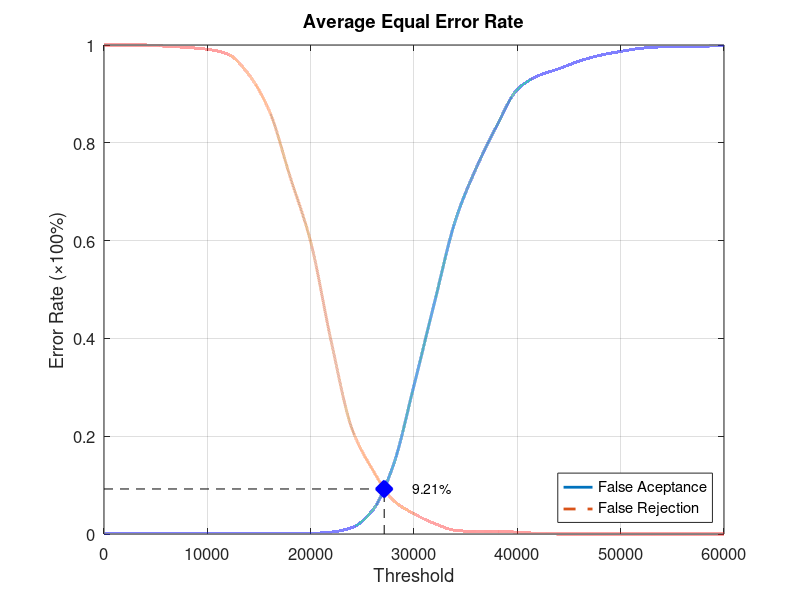
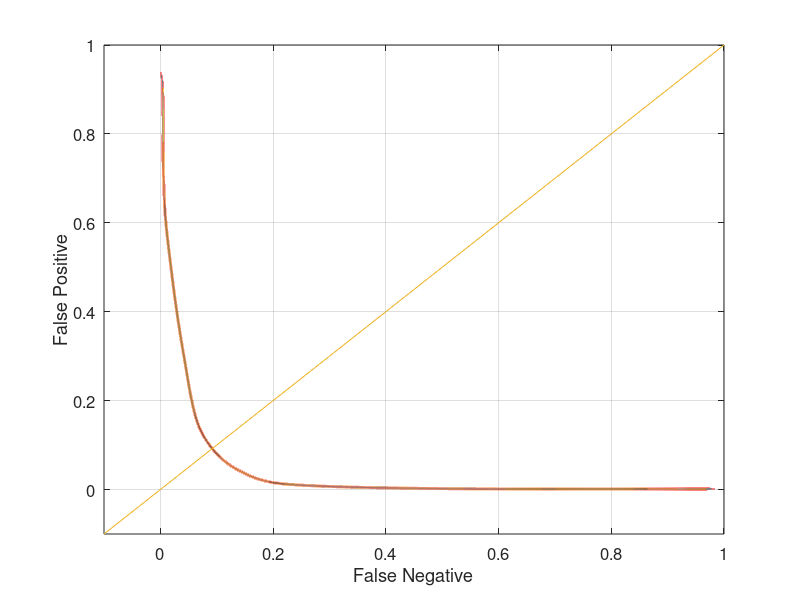

These figures' MATLAB source, in order:
function yEER = Experiment4Average
close all;
clear;
clc;
x = 0:2000:60000;
xq = 0:0.5:60000;

y0 = [0 0.00131579 0.00131579 0.00131579 0.00131579 0.00131579 0.00131579 0.00131579 0.00131579 0.00131579 0.00131579 0.00394737 0.0131579 0.0486842 0.140789 0.303947 0.475 0.640789 0.747368 0.834211 0.909211 0.936842 0.951316 0.967105 0.978947 0.986842 0.993421 0.996053 0.996053 0.997368 1];
yy0 = interp1(x, y0, xq, 'pchip');
y1 = [1 1 1 0.9975 0.995 0.99125 0.98125 0.94 0.865 0.73125 0.5975 0.3925 0.215 0.13125 0.06875 0.04125 0.02125 0.0075 0.005 0.005 0.00375 0.00125 0 0 0 0 0 0 0 0 0];
yy1 = interp1(x, y1, xq, 'pchip');

% Calculating EER: 
y2 = abs(y0 - y1);
find(y2 == min(y2))
yy2 = abs(yy0 - yy1);
xEER = find(yy2 == min(yy2));
xEERIndex = xq(xEER) % X-axis EER
yEER = yy0(xEER) % Y-axis EER

main = figure
plot(xq, yy0,'-','LineWidth', 2);	hold on
plot(xq, yy1,'--','LineWidth', 2);	hold on
plot([xEERIndex xEERIndex], [0 yEER], 'k--');	hold on
plot([0 xEERIndex], [yEER yEER], 'k--');	hold on
plot(xEERIndex, yEER, 'bx', 'LineWidth', 10);	hold on
text(xEERIndex + 10 * xEERIndex / 100, yEER, [num2str(round((10000 * yEER)) / 100) '%'])
legend('False Aceptance', 'False Rejection', 'Location', 'SouthEast')
xlabel('Threshold')
ylabel('Error Rate (\times100%)')
title('Average Equal Error Rate')
set(gca, 'FontSize', 12)
axis([0 60000 0 1])
grid on

print(main, 'Experiment4AverageMain', '-dpng');
FNRxFPR = figure('Color', [1 1 1]);
plot(yy1, yy0, '-', yy1, yy0, 'LineWidth', 2);
hold on
y = -0.1:0.1:1
plot(y, y); 
set(gca, 'FontSize', 12)
xlabel('False Negative')
ylabel('False Positive')
axis([-0.1 1 -0.1 1])
set(gca, 'FontSize', 12)
grid on

print(FNRxFPR, 'Experiment4AverageFNRxFPR','-dpng');
end
